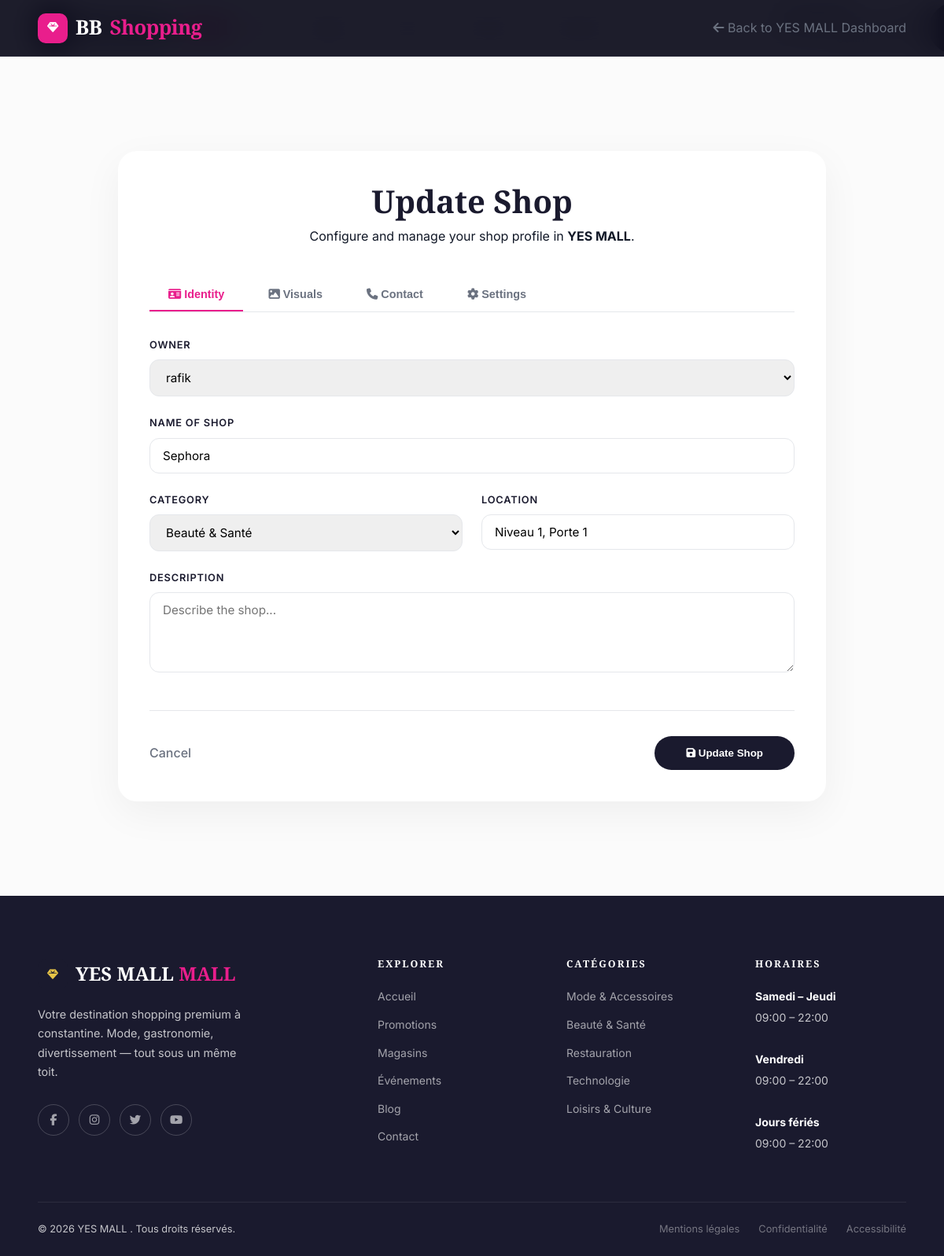
Screenshot of /mall/yes-mall/shop/sephora/edit/ (signed in) with the database file from the repository.
### centre_commercial/models.py (models this page shows, shortened)
class Mall(models.Model):
    CITIES = [
        ('constantine', 'Constantine'),
        ('alger', 'Alger'),
        ('oran', 'Oran'),
        ('annaba', 'Annaba'),
        ('setif', 'Sétif'),
        ('autre', 'Autre'),
    ]
    manager = models.ForeignKey(User,on_delete=models.CASCADE, null=True, blank=True, related_name='malls')
    name = models.CharField(max_length=200)
    slug = models.SlugField(unique=True, blank=True)
    city = models.CharField(max_length=50, choices=CITIES)
    region = models.CharField(max_length=100)
    address = models.CharField(max_length=300)
    image = models.ImageField(upload_to='malls/', blank=True, null=True)
    bg_color = models.CharField(max_length=200, default="linear-gradient(135deg,#1a1a2e,#2d1f6e)",
                                  verbose_name="Gradient CSS (fallback image)",
                                  help_text="Ex: linear-gradient(135deg,#1a1a2e,#e91e8c)")
    description_short = models.CharField(max_length=180, blank=True)
    description = models.TextField(blank=True, default="Description of the mall", help_text="Description of the mall", verbose_name="Description")
    is_actif = models.BooleanField(default=False)
    is_open = models.BooleanField(default=True)
    is_featured = models.BooleanField(default=False)
    badge           = models.CharField(max_length=40, blank=True, verbose_name="Badge (ex: New, Phare)")
    observation     = models.TextField(blank=True, default="", help_text="En cas de fermeture ou autre",verbose_name="Observation",)
    phone        = models.CharField(max_length=20, blank=True, null=True, verbose_name="Phone")
    email            = models.EmailField(blank=True, null=True)
    website         = models.URLField(blank=True, null=True)
    opening_time = models.TimeField()
    closing_time = models.TimeField()
    number_of_shops = models.IntegerField(default=0)
    number_of_parking_spaces = models.IntegerField(default=0)
    created_at = models.DateTimeField(auto_now_add=True)
    updated_at = models.DateTimeField(auto_now=True)
    opening_date = models.DateField(blank=True, null=True, verbose_name="Opening date (if future)")
    class Meta:
        verbose_name = "Centre Commercial (Mall)"
        verbose_name_plural = "Centres Commerciaux (Malls)"
        ordering = ['-is_featured', 'name']

class Shop(models.Model):
    CATEGORIES = [
        ('mode', 'Mode'),
        ('beaute', 'Beauté & Santé'),
        ('restauration', 'Restauration'),
        ('technologie', 'Technologie'),
        ('maison', 'Maison'),
        ('loisirs', 'Loisirs & Culture'),
        ('sport', 'Sport'),
        ('cinema', 'Cinéma'),
        ('autre', 'Autre'),
    ]
    owner = models.ForeignKey(User,on_delete=models.CASCADE, related_name='shops')
    mall = models.ForeignKey(Mall, null=True, blank=True, on_delete=models.SET_NULL, related_name='shops')
    name = models.CharField(max_length=200, verbose_name="Name of shop")
    slug = models.SlugField(unique=True, blank=True)
    category = models.CharField(max_length=50, choices=CATEGORIES, verbose_name="Category")
    description = models.TextField(blank=True, verbose_name="Description")
    cover = models.ImageField(upload_to='shops/cover/', verbose_name="Cover")
    logo = models.ImageField(upload_to='shops/logo/', verbose_name="Logo")
    phone    = models.CharField(max_length=20, blank=True, null=True, verbose_name="Phone")
    location = models.CharField(max_length=200, help_text="Ex: Niveau 1, Aile Nord", verbose_name="Location")
    email    = models.EmailField(blank=True, null=True, verbose_name="Email")
    website  = models.URLField(blank=True, null=True, verbose_name="Website")
    is_featured = models.BooleanField(default=False, verbose_name="Is featured ?")
    created_at = models.DateTimeField(auto_now_add=True)
    modified_at = models.DateTimeField(auto_now=True)
    is_actif = models.BooleanField(default=False)
    is_closed = models.BooleanField(default=False, verbose_name="Is closed ?")
    observation = models.TextField(blank=True, verbose_name="Observation") # En cas de fermeture ou autre
    class Meta:
        verbose_name = "Shop"
        verbose_name_plural = "Shops"

### centre_commercial/views.py (the view, shortened to what this page needs)
# urls.py: path('mall/<slug:mall_slug>/shop/<slug:shop_slug>/edit/', views.ShopUpdateView.as_view(), name='shop_update'),
class ShopUpdateView(UpdateView):
    model = Shop
    form_class = ShopForm
    template_name = 'mall/shop_form.html'
    def dispatch(self, request, *args, **kwargs):
        self.mall = get_object_or_404(Mall, slug=self.kwargs['mall_slug'])
        return super().dispatch(request, *args, **kwargs)
    def get_object(self, queryset=None):
        return get_object_or_404(
            Shop,
            slug=self.kwargs['shop_slug'],
            mall=self.mall
        )
    def get_context_data(self, **kwargs):
        context = super().get_context_data(**kwargs)
        context['mall'] = self.mall
        return context

### templates/mall/shop_form.html (shortened to what this page needs)
{% extends 'base.html' %}
{% load static %}
{% load humanize %}
{% block content %}
<header class="portal-nav" style="position: absolute; width: 100%; top: 0; background: transparent;">
    <div class="ym-container" style="display: flex; justify-content: space-between; align-items: center; padding: 24px 0;">
        <a href="{% url 'home' %}" class="portal-nav__brand" style="color: var(--primary);">
            <span class="portal-nav__brand-icon" style="background: var(--primary); color: #fff;"></span>
            {{mall.name}} <span>Mall</span>
        </a>
        {% if mall %}
        <a href="{% url 'shops_by_mall' mall.slug %}" class="btn-back" style="color: var(--text-muted); text-decoration: none;">
        </a>
        {% else %}
        <a href="{% url 'shops_manage' %}" class="btn-back" style="color: var(--text-muted); text-decoration: none;">
            <i class="fas fa-arrow-left"></i> Back to Shops
        </a>
        {% endif %}
    </div>
</header>
<header class="portal-nav">
    <a href="{% url 'home' %}" class="portal-nav__brand">
        <span class="portal-nav__brand-icon"><i class="fas fa-gem"></i></span>
        BB <span>Shopping</span>
    </a>
   {% if mall %}
        <a href="{% url 'mall_dashboard' mall.slug %}" class="btn-back" style="color: var(--text-muted); text-decoration: none;">
            <i class="fas fa-arrow-left"></i> Back to {{ mall.name }} Dashboard
        </a>
        {% else %}
        <a href="{% url 'shops_manage' %}" class="btn-back" style="color: var(--text-muted); text-decoration: none;">
            <i class="fas fa-arrow-left"></i> Back to Shops
        </a>
        {% endif %}
</header>
<section class="form-section">
    <div class="ym-container">
        <div class="form-container">
            <div class="form-header">
                <h1>{% if object %}Update{% else %}Register{% endif %} Shop</h1>
                <p>Configure and manage your shop profile in <strong>{{ mall.name }}</strong>.</p>
            </div>
            <div class="form-tabs">
                <button type="button" class="tab-btn active" onclick="switchTab(event, 'tab-identity')">
                    <i class="fas fa-id-card me-2"></i> Identity
                </button>
                <button type="button" class="tab-btn" onclick="switchTab(event, 'tab-visuals')">
                    <i class="fas fa-image me-2"></i> Visuals
                </button>
                <button type="button" class="tab-btn" onclick="switchTab(event, 'tab-contact')">
                    <i class="fas fa-phone me-2"></i> Contact
                </button>
                <button type="button" class="tab-btn" onclick="switchTab(event, 'tab-settings')">
                    <i class="fas fa-cog me-2"></i> Settings
                </button>
            </div>
            <form method="post" enctype="multipart/form-data" id="shop-form">
                <div id="tab-identity" class="tab-content active">
                    <div class="form-grid">
                        <div class="form-group full-width">
                            <label for="{{ form.owner.id_for_label }}">{{ form.owner.label }}</label>
                            {{ form.owner }}
                        </div>
                        <div class="form-group full-width">
                            <label for="{{ form.name.id_for_label }}">{{ form.name.label }}</label>
                            {{ form.name }}
                        </div>
                        <div class="form-group">
                            <label for="{{ form.category.id_for_label }}">{{ form.category.label }}</label>
                            {{ form.category }}
                        </div>
                        <div class="form-group">
                            <label for="{{ form.location.id_for_label }}">{{ form.location.label }}</label>
                            {{ form.location }}
                        </div>
                        <div class="form-group full-width">
                            <label for="{{ form.description.id_for_label }}">{{ form.description.label }}</label>
                            {{ form.description }}
                        </div>
                    </div>
                </div>
                <div class="submit-area">
                    {% if mall %}
                    <a href="{% url 'shops_by_mall' mall.slug %}" style="color: var(--text-muted); text-decoration: none; font-weight: 500;">
                        Cancel
                    </a>
                    {% else %}
                    <a href="{% url 'shops_manage' %}" style="color: var(--text-muted); text-decoration: none; font-weight: 500;">
                        Cancel
                    </a>
                    {% endif %}
                    <button type="submit" class="btn-primary">
                        {% if object %}<i class="fas fa-save me-2"></i> Update Shop{% else %}<i class="fas fa-plus me-2"></i> Register Shop{% endif %}
                    </button>
                </div>
            </form>
        </div>
    </div>
</section>
{% endblock %}

### templates/base.html (shortened to what this page needs)
{% load static %}
<!DOCTYPE html>
<html lang="fr">
<head>
  <link rel="stylesheet" href="https://cdnjs.cloudflare.com/ajax/libs/font-awesome/6.5.0/css/all.min.css">
  <link rel="stylesheet" href="{% static 'css/main.css' %}">
  <link rel="stylesheet" href="{% static 'css/portal.css' %}">
</head>
<body>
<header id="ym-navbar" class="ym-navbar" role="banner">
<a href="{% url 'home' %}" class="ym-navbar__brand">
    <span class="ym-navbar__brand-icon">
    </span>
</a>
{% if mall %}
  <a href="{% url 'mall' mall.slug %}" class="ym-navbar__brand">
     {{ mall.name }} <span>MALL</span>
    </a>
{% else %}
<a href="{% url 'home' %}" class="ym-navbar__brand">
    BB <span>Shopping</span>
  </a>
{% endif %}
  <nav>
    <ul class="ym-navbar__nav">
      <li><a href="{% url 'mall_list' %}">Malls</a></li>
      <li><a href="{% if mall %}{% url 'shops_by_mall' mall.slug %}{% else %}{% url 'shops_all' %}{% endif %}">Magasins</a></li>
      <li><a href="{% if mall %}{% url 'products_by_mall' mall.slug %}{% else %}{% url 'products_all' %}{% endif %}">Produits</a></li>
      <li><a href="{% if mall %}{% url 'promotions_by_mall' mall.slug %}{% else %}{% url 'promotions_all' %}{% endif %}">Promotions</a></li>
      <li><a href="{% if mall %}{% url 'events_by_mall' mall.slug %}{% else %}{% url 'events_all' %}{% endif %}">Événements</a></li>
      <li><a href="{% if mall %}{% url 'blogs_by_mall' mall.slug %}{% else %}{% url 'blogs_all' %}{% endif %}">Blog</a></li>
     <li>
      {% if mall %}
      <a href="{% url 'contact_message_create_by_mall' mall.slug %}" >Contact </a>
      {% else %}
      <a href="{% url 'contact_message_create' %}" >Contact </a>
      {% endif %}
     </li>
    </ul>
  </nav>
  <div class="ym-navbar__actions">
    <button class="ym-navbar__search-btn">
    </button>
    {% if user.is_authenticated %}
        <a href="{% url 'wishlist'%}" class="wishlist-icon">
          <span class="wishlist-badge">{{ wishlist_count|default:"0" }}</span>
        </a>
      <a href="{% url 'cart' %}" class="cart-link">
        <span class="cart-badge">{{ cart_count|default:"0" }}</span>
      </a>
      <a href="{% url 'user_update' user.username %}" class="ym-split-btn-main">
      </a>
      <form action="{% url 'logout' %}" method="post">
        <button type="submit" class="ym-split-btn-main">Logout</button>
      </form>
    {% endif %}
    {% if mall %}
    <a href="" class="ym-btn ym-btn--dark ym-btn--sm"> Nous visiter </a>
    {% endif %}
  </div>
</header>
<main id="main-content" {% block main_attrs %}class="ym-main-content" style="margin-top:72px"{% endblock %}>
  {% block content %}
  {% endblock %}
</main>
<footer class="ym-footer" role="contentinfo">
  <div class="ym-container">
    <div class="ym-footer__grid">
      <div>
        <div class="ym-footer__brand">
          <span class="ym-navbar__brand-icon"><i class="fas fa-gem fa-sm"></i></span>
          <span class="ym-footer__brand-name">{% if mall %}{{mall.name}} <span>MALL</span>{% else %}BB <span>Shopping</span>{% endif %}</span>
        </div>
        <p class="ym-footer__tagline">
          Votre destination shopping premium à {{mall.city}}. Mode, gastronomie, divertissement — tout sous un même toit.
        </p>
        <div class="ym-footer__social">
          <a href="#" class="ym-footer__social-link" aria-label="Facebook"><i class="fab fa-facebook-f"></i></a>
          <a href="#" class="ym-footer__social-link" aria-label="Instagram"><i class="fab fa-instagram"></i></a>
          <a href="#" class="ym-footer__social-link" aria-label="Twitter"><i class="fab fa-twitter"></i></a>
          <a href="#" class="ym-footer__social-link" aria-label="YouTube"><i class="fab fa-youtube"></i></a>
        </div>
      </div>
      <div>
        <h3 class="ym-footer__heading">Explorer</h3>
        <ul class="ym-footer__links">
          {% if mall and mall.slug %}
            <li><a href="{% url 'mall' mall.slug %}">Accueil</a></li>
            <li><a href="{% url 'promotions_by_mall' mall.slug %}">Promotions</a></li>
            <li><a href="{% url 'shops_by_mall' mall.slug %}">Magasins</a></li>
            <li><a href="{% url 'events_by_mall' mall.slug %}">Événements</a></li>
            <li><a href="{% url 'blogs_by_mall' mall.slug %}">Blog</a></li>
            <li><a href="{% url 'contact_message_create_by_mall' mall.slug %}">Contact</a></li>
          {% else %}
            <li><a href="{% url 'home' %}">Accueil</a></li>
            <li><a href="{% url 'promotions_all' %}">Promotions</a></li>
            <li><a href="{% url 'shops_all' %}">Magasins</a></li>
            <li><a href="{% url 'events_all' %}">Événements</a></li>
            <li><a href="{% url 'blogs_all' %}">Blog</a></li>
          {% endif %}
        </ul>
      </div>
      <div>
        <h3 class="ym-footer__heading">Catégories</h3>
        <ul class="ym-footer__links">
          <li><a href="{% url 'shops_all' %}?category=mode">Mode & Accessoires</a></li>
          <li><a href="{% url 'shops_all' %}?category=beaute">Beauté & Santé</a></li>
          <li><a href="{% url 'shops_all' %}?category=restauration">Restauration</a></li>
          <li><a href="{% url 'shops_all' %}?category=technologie">Technologie</a></li>
          <li><a href="{% url 'shops_all' %}?category=loisirs">Loisirs & Culture</a></li>
        </ul>
      </div>
      <div>
        <h3 class="ym-footer__heading">Horaires</h3>
        <div class="ym-footer__hours">
          <p><strong>Samedi – Jeudi</strong><br>{{mall.opening_time}} – {{mall.closing_time}}</p>
          <br>
          <p><strong>Vendredi</strong><br>{{mall.opening_time}} – {{mall.closing_time}}</p>
          <br>
          <p><strong>Jours fériés</strong><br>{{mall.opening_time}} – {{mall.closing_time}}</p>
        </div>
      </div>
    </div>
    <div class="ym-footer__bottom">
      <p>© {% now "Y" %} {{mall.name}} . Tous droits réservés.</p>
      <div class="ym-footer__legal">
        <a href="#">Mentions légales</a>
        <a href="#">Confidentialité</a>
        <a href="#">Accessibilité</a>
      </div>
    </div>
  </div>
</footer>
</body>
</html>

### rows the page displays
Mall: name "YES MALL", city "constantine", opening_time "09:00", closing_time "22:00"
Shop: owner "rafik", name "Sephora", category "Beauté & Santé", location "Niveau 1, Porte 1"
